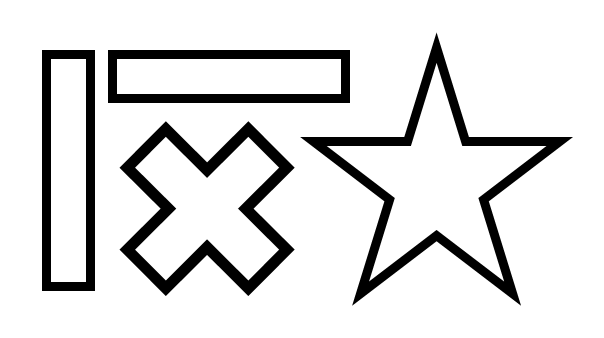
#> input picture CV_A1/A1_Images/shapes.png, 604 x 338 px, found by its file name
$ python A1_corner_detection.py
#> lines starting #> are read from the running program, lines starting #| are printed output that depends on the picture; after the words box and inside, x2 and y2 are one past the last pixel; in counts of white or black regions, pixels touching at a corner belong together
### CV_A1/source codes/A1_functions.py
import numpy as np

# [32 lines left out: function cross_correlation_1d, not called in this run]

def cross_correlation_2d(img, kernel):
  # padding
  pad_w=int((kernel.shape[0]-1)/2)
  pad_img=np.zeros((img.shape[0]+2*pad_w, img.shape[1]+2*pad_w))
  pad_img[pad_w:-pad_w, pad_w:-pad_w]=img
  pad_img[:pad_w, :pad_w]=img[0, 0]
  pad_img[:pad_w, -pad_w:]=img[0, -1]
  pad_img[-pad_w:, :pad_w]=img[-1, 0]
  pad_img[-pad_w: ,-pad_w:]=img[-1, -1]

  top=np.tile(img[0, :], (pad_w, 1))
  bottom=np.tile(img[-1, :], (pad_w, 1))
  left=np.tile(img[:, 0], (pad_w, 1)).transpose()
  right=np.tile(img[:, -1], (pad_w, 1)).transpose()

  pad_img[:pad_w, pad_w:-pad_w]=top
  pad_img[-pad_w:, pad_w:-pad_w]=bottom
  pad_img[pad_w:-pad_w, :pad_w]=left
  pad_img[pad_w:-pad_w, -pad_w:]=right

  k_size=kernel.shape[0]
  filtered_img=np.zeros((img.shape[0], img.shape[1]))
  for i in range(pad_img.shape[0]-k_size+1):
    for j in range(pad_img.shape[1]-k_size+1):
      filtered_img[i, j]=(pad_img[i:i+k_size, j:j+k_size]*kernel).sum()
  return filtered_img

# [10 lines left out: function get_gaussian_filter_1d, not called in this run]

def get_gaussian_filter_2d(size, sigma):
#> called with size = 7, sigma = 1.5
  dist=np.arange((size//2)*(-1), (size//2)+1)
  arr=np.zeros((size, size))
  for i in range(size):
    for j in range(size):
        arr[i, j]=dist[i]**2+dist[j]**2

  kernel=np.zeros((size, size))
  for i in range(size):
    for j in range(size):
      kernel[i, j]=np.exp(-(arr[i, j]/(2*sigma**2)))
  kernel=kernel/kernel.sum()
  return kernel

### CV_A1/source codes/A1_corner_detection.py
import numpy as np
import cv2
import time
from A1_functions import get_gaussian_filter_2d
from A1_functions import cross_correlation_2d

def compute_corner_response(img):
  sobel_x=np.array([[-1, 0, 1],
                    [-2, 0, 2],
                    [-1, 0, 1]])
  sobel_y=np.array([[1, 2, 1],
                    [ 0,  0,  0],
                    [ -1,  -2, -1]])

  dx=cross_correlation_2d(img, sobel_x)
  dy=cross_correlation_2d(img, sobel_y)

  Ixx=cross_correlation_2d(dx*dx, np.ones((5, 5)))
  Ixy=cross_correlation_2d(dx*dy, np.ones((5, 5)))
  Iyy=cross_correlation_2d(dy*dy, np.ones((5, 5)))

  k=float(0.04)
  R=(Ixx*Iyy-Ixy**2)-k*(Ixx+Iyy)**2
  R[R<0]=0
  R=R/np.max(R)

  return R

def non_maximum_suppression_win(R, winSize=11):
  threshold=0.1
  pad_w = (winSize - 1) // 2
  pad_R=np.zeros((R.shape[0]+2*pad_w, R.shape[1]+2*pad_w))
  pad_R[pad_w:-pad_w, pad_w:-pad_w]=R
  suppressed_R = np.zeros_like(R)

  for i in range(pad_w, pad_R.shape[0] - pad_w):
    for j in range(pad_w, pad_R.shape[1] - pad_w):
      if pad_R[i, j]==np.max(pad_R[i-pad_w:i+pad_w+1, j-pad_w:j+pad_w+1]) and pad_R[i, j]>threshold:
        suppressed_R[i-pad_w, j-pad_w] = 255

  return suppressed_R


kernel=get_gaussian_filter_2d(7, 1.5)

shapes=cv2.imread("./A1_Images/shapes.png", cv2.IMREAD_GRAYSCALE)
#> shapes is the input picture: shape (338, 604); min 0, max 255, mean 222.3

g_shapes=cross_correlation_2d(shapes, kernel)
#> in cross_correlation_2d, `pad_img[:pad_w, :pad_w]=img[0, 0]`: pad_img: shape (344, 610) float64; min 0, max 255, mean 216.3
#> in cross_correlation_2d, `pad_img[:pad_w, -pad_w:]=img[0, -1]`: pad_img: shape (344, 610) float64; min 0, max 255, mean 216.3
#> in cross_correlation_2d, `pad_img[-pad_w:, :pad_w]=img[-1, 0]`: pad_img: shape (344, 610) float64; min 0, max 255, mean 216.3
#> in cross_correlation_2d, `pad_img[-pad_w: ,-pad_w:]=img[-1, -1]`: pad_img: shape (344, 610) float64; min 0, max 255, mean 216.3
#> in cross_correlation_2d, `left=np.tile(img[:, 0], (pad_w, 1)).transpose()`: left = 338 rows, first 8: [255, 255, 255], [255, 255, 255], [255, 255, 255], [255, 255, 255], [255, 255, 255], [255, 255, 255], [255, 255, 255], [255, 255, 255]
#> in cross_correlation_2d, `right=np.tile(img[:, -1], (pad_w, 1)).transpose()`: right has the same summary as left

start=time.time()
shapes_R=compute_corner_response(g_shapes)
#> in cross_correlation_2d (call 2), `pad_img[pad_w:-pad_w, pad_w:-pad_w]=img`:
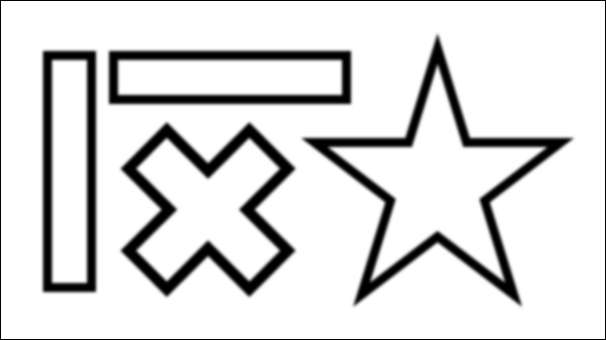
#> pad_img: shape (340, 606) float64; min 0, max 255, mean 220.3
#> in cross_correlation_2d (call 2), `pad_img[:pad_w, :pad_w]=img[0, 0]`: pad_img: shape (340, 606) float64; under 0.01% of pixels changed, all inside (x1, y1, x2, y2) = (0, 0, 1, 1)
#> in cross_correlation_2d (call 2), `pad_img[:pad_w, -pad_w:]=img[0, -1]`: pad_img: shape (340, 606) float64; min 0, max 255, mean 220.3
#> in cross_correlation_2d (call 2), `pad_img[-pad_w:, :pad_w]=img[-1, 0]`: pad_img: shape (340, 606) float64; min 0, max 255, mean 220.3
#> in cross_correlation_2d (call 2), `pad_img[-pad_w: ,-pad_w:]=img[-1, -1]`: pad_img: shape (340, 606) float64; min 0, max 255, mean 220.3
#> in cross_correlation_2d (call 2), `left=np.tile(img[:, 0], (pad_w, 1)).transpose()`: left = 338 values from 255 to 255
#> in cross_correlation_2d (call 4), `pad_img[pad_w:-pad_w, pad_w:-pad_w]=img`:
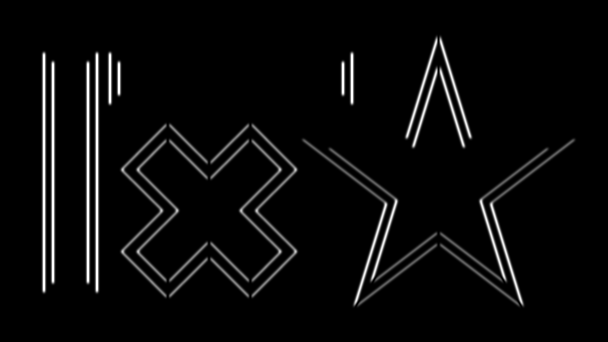
#> pad_img: shape (342, 608) float64; min 0, max 247184, mean 9753.6; drawn with min black and max white
#> in cross_correlation_2d (call 4), `left=np.tile(img[:, 0], (pad_w, 1)).transpose()`: left = 338 pairs, first value 0 to 0, second value 0 to 0
#> after the loop in cross_correlation_2d (call 4), `for i in range(pad_img.shape[0]-k_size+1):`:
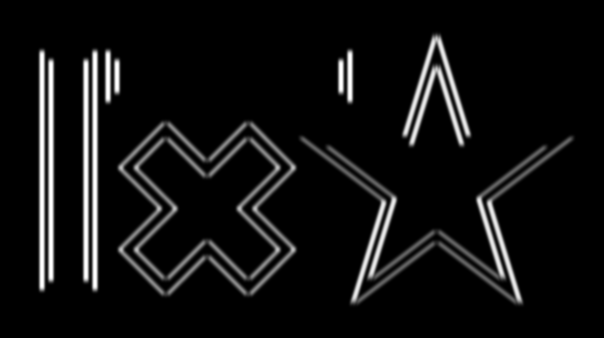
#> filtered_img: shape (338, 604) float64; min 0, max 3705133.5, mean 248360.7; drawn with min black and max white
#> after the loop in cross_correlation_2d (call 5), `for i in range(pad_img.shape[0]-k_size+1):`:
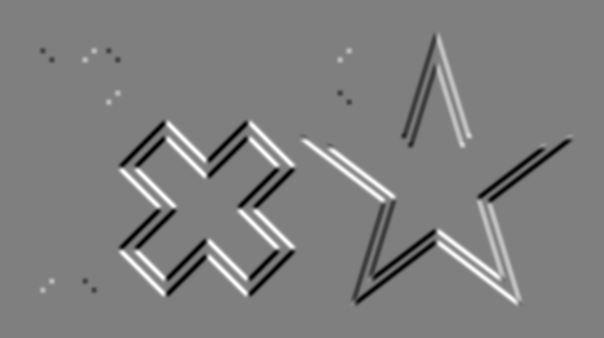
#> filtered_img: shape (338, 604) float64; min -1957730.2, max 1957730.2, mean -8; drawn with min black and max white
#> after the loop in cross_correlation_2d (call 6), `for i in range(pad_img.shape[0]-k_size+1):`:
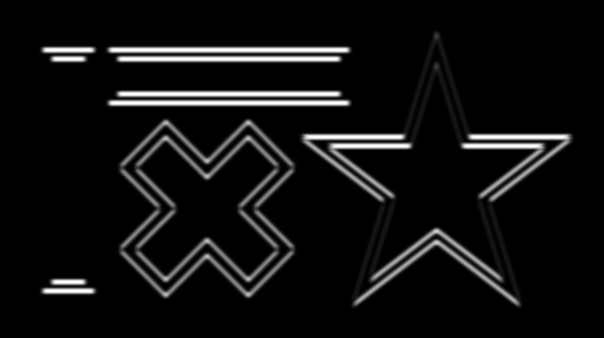
#> filtered_img: shape (338, 604) float64; min 0, max 3705133.5, mean 244023.2; drawn with min black and max white
#> in compute_corner_response, `R=(Ixx*Iyy-Ixy**2)-k*(Ixx+Iyy)**2`:
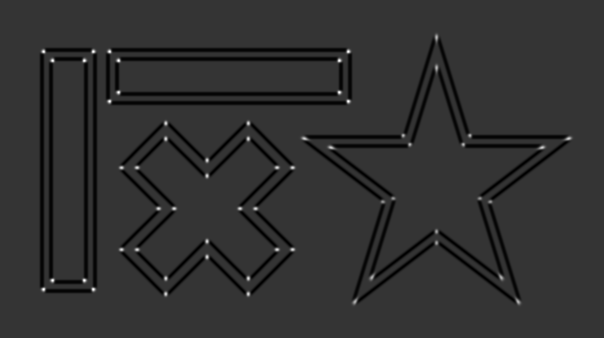
#> R: shape (338, 604) float64; min -6.13e+11, max 2.35e+12, mean -4.62e+10; drawn with min black and max white
#> in compute_corner_response, `R[R<0]=0`:
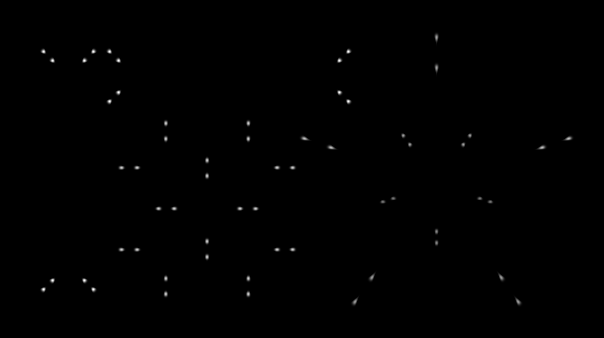
#> R: shape (338, 604) float64; min 0, max 2.35e+12, mean 5.88e+09; drawn with min black and max white
end=time.time()
print("raw shapes computational time:", end-start)

shapes_r=shapes_R*255
cv2.imwrite("./result/part_3_corner_raw_shapes.png", shapes_r)
shapes_RR=cv2.imread("./result/part_3_corner_raw_shapes.png")
#> shapes_RR: shape (338, 604, 3); min 0, max 255, mean 0.6
cv2.imshow("part_3_corner_raw_shapes.png", shapes_RR)
cv2.waitKey(0)

lenna=cv2.imread("./A1_Images/lenna.png", cv2.IMREAD_GRAYSCALE)

#> (the run stopped early here; a loop or call above may not have finished)
